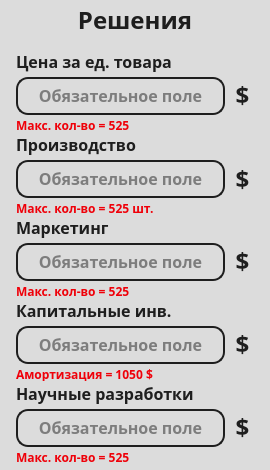
  <widget class="QFrame" name="frame_decisions">
   <property name="geometry">
    <rect>
     <x>16</x>
     <y>70</y>
     <width>270</width>
     <height>470</height>
    </rect>
   </property>
   <property name="styleSheet">
    <string notr="true">border-radius: 20px;
background: #DCDCDC;</string>
   </property>
   <property name="frameShape">
    <enum>QFrame::StyledPanel</enum>
   </property>
   <property name="frameShadow">
    <enum>QFrame::Raised</enum>
   </property>
   <widget class="QLabel" name="label_decisions">
    <property name="geometry">
     <rect>
      <x>0</x>
      <y>0</y>
      <width>270</width>
      <height>40</height>
     </rect>
    </property>
    <property name="styleSheet">
     <string notr="true">color: #1E1E1E;
text-align: center;
font-family: Montserrat ExtraBold;
font-size: 24px;
font-style: normal;
font-weight: 800;
line-height: 24px;</string>
    </property>
    <property name="text">
     <string>Решения</string>
    </property>
    <property name="alignment">
     <set>Qt::AlignCenter</set>
    </property>
   </widget>
   <widget class="QLineEdit" name="lineEdit_price">
    <property name="geometry">
     <rect>
      <x>16</x>
      <y>77</y>
      <width>209</width>
      <height>38</height>
     </rect>
    </property>
    <property name="styleSheet">
     <string notr="true">border-radius: 12px;
border: 2px solid #1E1E1E;
padding-top: -1px;

color: #1E1E1E;
font-family: Montserrat ExtraBold;
font-size: 16px;
font-style: normal;
font-weight: 800;
line-height: 24px;

padding-top: -1px;</string>
    </property>
    <property name="alignment">
     <set>Qt::AlignCenter</set>
    </property>
    <property name="placeholderText">
     <string>Обязательное поле</string>
    </property>
   </widget>
   <widget class="QLabel" name="label_decisions_price">
    <property name="geometry">
     <rect>
      <x>16</x>
      <y>49</y>
      <width>209</width>
      <height>24</height>
     </rect>
    </property>
    <property name="styleSheet">
     <string notr="true">color: #1E1E1E;
text-align: center;
font-family: Montserrat ExtraBold;
font-size: 16px;
font-style: normal;
font-weight: 800;
line-height: 24px;</string>
    </property>
    <property name="text">
     <string>Цена за ед. товара </string>
    </property>
    <property name="alignment">
     <set>Qt::AlignLeading|Qt::AlignLeft|Qt::AlignVCenter</set>
    </property>
   </widget>
   <widget class="QLabel" name="label_decisions_price_dollar">
    <property name="geometry">
     <rect>
      <x>235</x>
      <y>80</y>
      <width>15</width>
      <height>30</height>
     </rect>
    </property>
    <property name="styleSheet">
     <string notr="true">color: #1E1E1E;
text-align: center;
font-family: Montserrat ExtraBold;
font-size: 24px;
font-style: normal;
font-weight: 800;
line-height: 24px;</string>
    </property>
    <property name="text">
     <string>$</string>
    </property>
    <property name="alignment">
     <set>Qt::AlignCenter</set>
    </property>
   </widget>
   <widget class="QLabel" name="label_decisions_price_error">
    <property name="geometry">
     <rect>
      <x>16</x>
      <y>115</y>
      <width>209</width>
      <height>20</height>
     </rect>
    </property>
    <property name="styleSheet">
     <string notr="true">color: #EF0009;
text-align: center;
font-family: Montserrat ExtraBold;
font-size: 12px;
font-style: normal;
font-weight: 800;
line-height: 24px;</string>
    </property>
    <property name="text">
     <string>Макс. кол-во = 525</string>
    </property>
    <property name="alignment">
     <set>Qt::AlignLeading|Qt::AlignLeft|Qt::AlignVCenter</set>
    </property>
   </widget>
   <widget class="QLabel" name="label_decisions_prod_error">
    <property name="geometry">
     <rect>
      <x>16</x>
      <y>198</y>
      <width>209</width>
      <height>20</height>
     </rect>
    </property>
    <property name="styleSheet">
     <string notr="true">color: #EF0009;
text-align: center;
font-family: Montserrat ExtraBold;
font-size: 12px;
font-style: normal;
font-weight: 800;
line-height: 24px;</string>
    </property>
    <property name="text">
     <string>Макс. кол-во = 525 шт.</string>
    </property>
    <property name="alignment">
     <set>Qt::AlignLeading|Qt::AlignLeft|Qt::AlignVCenter</set>
    </property>
   </widget>
   <widget class="QLineEdit" name="lineEdit_prod">
    <property name="geometry">
     <rect>
      <x>16</x>
      <y>160</y>
      <width>209</width>
      <height>38</height>
     </rect>
    </property>
    <property name="styleSheet">
     <string notr="true">border-radius: 12px;
border: 2px solid #1E1E1E;
padding-top: -1px;

color: #1E1E1E;
font-family: Montserrat ExtraBold;
font-size: 16px;
font-style: normal;
font-weight: 800;
line-height: 24px;

padding-top: -1px;</string>
    </property>
    <property name="alignment">
     <set>Qt::AlignCenter</set>
    </property>
    <property name="placeholderText">
     <string>Обязательное поле</string>
    </property>
   </widget>
   <widget class="QLabel" name="label_decisions_prod_dollar">
    <property name="geometry">
     <rect>
      <x>235</x>
      <y>164</y>
      <width>15</width>
      <height>30</height>
     </rect>
    </property>
    <property name="styleSheet">
     <string notr="true">color: #1E1E1E;
text-align: center;
font-family: Montserrat ExtraBold;
font-size: 24px;
font-style: normal;
font-weight: 800;
line-height: 24px;</string>
    </property>
    <property name="text">
     <string>$</string>
    </property>
    <property name="alignment">
     <set>Qt::AlignCenter</set>
    </property>
   </widget>
   <widget class="QLabel" name="label_decisions_prod">
    <property name="geometry">
     <rect>
      <x>16</x>
      <y>132</y>
      <width>209</width>
      <height>24</height>
     </rect>
    </property>
    <property name="styleSheet">
     <string notr="true">color: #1E1E1E;
text-align: center;
font-family: Montserrat ExtraBold;
font-size: 16px;
font-style: normal;
font-weight: 800;
line-height: 24px;</string>
    </property>
    <property name="text">
     <string>Производство</string>
    </property>
    <property name="alignment">
     <set>Qt::AlignLeading|Qt::AlignLeft|Qt::AlignVCenter</set>
    </property>
   </widget>
   <widget class="QLabel" name="label_decisions_marketing_error">
    <property name="geometry">
     <rect>
      <x>16</x>
      <y>281</y>
      <width>209</width>
      <height>20</height>
     </rect>
    </property>
    <property name="styleSheet">
     <string notr="true">color: #EF0009;
text-align: center;
font-family: Montserrat ExtraBold;
font-size: 12px;
font-style: normal;
font-weight: 800;
line-height: 24px;</string>
    </property>
    <property name="text">
     <string>Макс. кол-во = 525</string>
    </property>
    <property name="alignment">
     <set>Qt::AlignLeading|Qt::AlignLeft|Qt::AlignVCenter</set>
    </property>
   </widget>
   <widget class="QLineEdit" name="lineEdit_marketing">
    <property name="geometry">
     <rect>
      <x>16</x>
      <y>243</y>
      <width>209</width>
      <height>38</height>
     </rect>
    </property>
    <property name="styleSheet">
     <string notr="true">border-radius: 12px;
border: 2px solid #1E1E1E;
padding-top: -1px;

color: #1E1E1E;
font-family: Montserrat ExtraBold;
font-size: 16px;
font-style: normal;
font-weight: 800;
line-height: 24px;

padding-top: -1px;</string>
    </property>
    <property name="alignment">
     <set>Qt::AlignCenter</set>
    </property>
    <property name="placeholderText">
     <string>Обязательное поле</string>
    </property>
   </widget>
   <widget class="QLabel" name="label_decisions_marketing_dollar">
    <property name="geometry">
     <rect>
      <x>235</x>
      <y>246</y>
      <width>15</width>
      <height>30</height>
     </rect>
    </property>
    <property name="styleSheet">
     <string notr="true">color: #1E1E1E;
text-align: center;
font-family: Montserrat ExtraBold;
font-size: 24px;
font-style: normal;
font-weight: 800;
line-height: 24px;</string>
    </property>
    <property name="text">
     <string>$</string>
    </property>
    <property name="alignment">
     <set>Qt::AlignCenter</set>
    </property>
   </widget>
   <widget class="QLabel" name="label_decisions_marketing">
    <property name="geometry">
     <rect>
      <x>16</x>
      <y>215</y>
      <width>209</width>
      <height>24</height>
     </rect>
    </property>
    <property name="styleSheet">
     <string notr="true">color: #1E1E1E;
text-align: center;
font-family: Montserrat ExtraBold;
font-size: 16px;
font-style: normal;
font-weight: 800;
line-height: 24px;</string>
    </property>
    <property name="text">
     <string>Маркетинг</string>
    </property>
    <property name="alignment">
     <set>Qt::AlignLeading|Qt::AlignLeft|Qt::AlignVCenter</set>
    </property>
   </widget>
   <widget class="QLabel" name="label_decisions_CapInv_error">
    <property name="geometry">
     <rect>
      <x>16</x>
      <y>364</y>
      <width>209</width>
      <height>20</height>
     </rect>
    </property>
    <property name="styleSheet">
     <string notr="true">color: #EF0009;
text-align: center;
font-family: Montserrat ExtraBold;
font-size: 12px;
font-style: normal;
font-weight: 800;
line-height: 24px;</string>
    </property>
    <property name="text">
     <string>Амортизация = 1050 $</string>
    </property>
    <property name="alignment">
     <set>Qt::AlignLeading|Qt::AlignLeft|Qt::AlignVCenter</set>
    </property>
   </widget>
   <widget class="QLineEdit" name="lineEdit_CapInv">
    <property name="geometry">
     <rect>
      <x>16</x>
      <y>326</y>
      <width>209</width>
      <height>38</height>
     </rect>
    </property>
    <property name="styleSheet">
     <string notr="true">border-radius: 12px;
border: 2px solid #1E1E1E;
padding-top: -1px;

color: #1E1E1E;
font-family: Montserrat ExtraBold;
font-size: 16px;
font-style: normal;
font-weight: 800;
line-height: 24px;

padding-top: -1px;</string>
    </property>
    <property name="alignment">
     <set>Qt::AlignCenter</set>
    </property>
    <property name="placeholderText">
     <string>Обязательное поле</string>
    </property>
   </widget>
   <widget class="QLabel" name="label_decisions_CapInv_dollar">
    <property name="geometry">
     <rect>
      <x>235</x>
      <y>329</y>
      <width>15</width>
      <height>30</height>
     </rect>
    </property>
    <property name="styleSheet">
     <string notr="true">color: #1E1E1E;
text-align: center;
font-family: Montserrat ExtraBold;
font-size: 24px;
font-style: normal;
font-weight: 800;
line-height: 24px;</string>
    </property>
    <property name="text">
     <string>$</string>
    </property>
    <property name="alignment">
     <set>Qt::AlignCenter</set>
    </property>
   </widget>
   <widget class="QLabel" name="label_decisions_CapInv">
    <property name="geometry">
     <rect>
      <x>16</x>
      <y>298</y>
      <width>209</width>
      <height>24</height>
     </rect>
    </property>
    <property name="styleSheet">
     <string notr="true">color: #1E1E1E;
text-align: center;
font-family: Montserrat ExtraBold;
font-size: 16px;
font-style: normal;
font-weight: 800;
line-height: 24px;</string>
    </property>
    <property name="text">
     <string>Капитальные инв.</string>
    </property>
    <property name="alignment">
     <set>Qt::AlignLeading|Qt::AlignLeft|Qt::AlignVCenter</set>
    </property>
   </widget>
   <widget class="QLabel" name="label_decisions_RandD_error">
    <property name="geometry">
     <rect>
      <x>16</x>
      <y>447</y>
      <width>209</width>
      <height>20</height>
     </rect>
    </property>
    <property name="styleSheet">
     <string notr="true">color: #EF0009;
text-align: center;
font-family: Montserrat ExtraBold;
font-size: 12px;
font-style: normal;
font-weight: 800;
line-height: 24px;</string>
    </property>
    <property name="text">
     <string>Макс. кол-во = 525</string>
    </property>
    <property name="alignment">
     <set>Qt::AlignLeading|Qt::AlignLeft|Qt::AlignVCenter</set>
    </property>
   </widget>
   <widget class="QLineEdit" name="lineEdit_RandD">
    <property name="geometry">
     <rect>
      <x>16</x>
      <y>409</y>
      <width>209</width>
      <height>38</height>
     </rect>
    </property>
    <property name="styleSheet">
     <string notr="true">border-radius: 12px;
border: 2px solid #1E1E1E;
padding-top: -1px;

color: #1E1E1E;
font-family: Montserrat ExtraBold;
font-size: 16px;
font-style: normal;
font-weight: 800;
line-height: 24px;

padding-top: -1px;</string>
    </property>
    <property name="alignment">
     <set>Qt::AlignCenter</set>
    </property>
    <property name="placeholderText">
     <string>Обязательное поле</string>
    </property>
   </widget>
   <widget class="QLabel" name="label_decisions_RandD_dollar">
    <property name="geometry">
     <rect>
      <x>235</x>
      <y>412</y>
      <width>15</width>
      <height>30</height>
     </rect>
    </property>
    <property name="styleSheet">
     <string notr="true">color: #1E1E1E;
text-align: center;
font-family: Montserrat ExtraBold;
font-size: 24px;
font-style: normal;
font-weight: 800;
line-height: 24px;</string>
    </property>
    <property name="text">
     <string>$</string>
    </property>
    <property name="alignment">
     <set>Qt::AlignCenter</set>
    </property>
   </widget>
   <widget class="QLabel" name="label_decisions_RandD">
    <property name="geometry">
     <rect>
      <x>16</x>
      <y>381</y>
      <width>209</width>
      <height>24</height>
     </rect>
    </property>
    <property name="styleSheet">
     <string notr="true">color: #1E1E1E;
text-align: center;
font-family: Montserrat ExtraBold;
font-size: 16px;
font-style: normal;
font-weight: 800;
line-height: 24px;</string>
    </property>
    <property name="text">
     <string>Научные разработки</string>
    </property>
    <property name="alignment">
     <set>Qt::AlignLeading|Qt::AlignLeft|Qt::AlignVCenter</set>
    </property>
   </widget>
  </widget>
